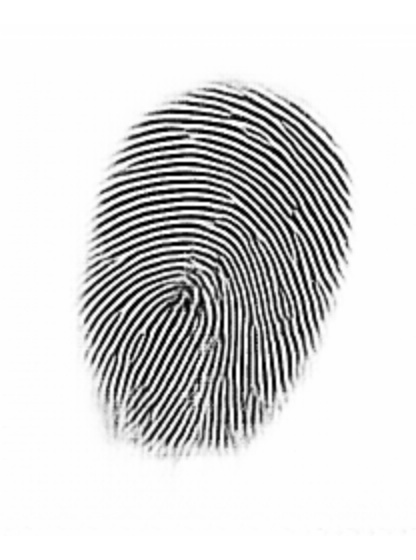
#> input picture example_master_prints/0.jpg, 416 x 560 px; its folder holds only this picture in this run
$ python -i image_utils.py   (imports and definitions only)   (older library calls are emulated)
#> lines starting #> are read from the running program, lines starting #| are printed output that depends on the picture; after the words box and inside, x2 and y2 are one past the last pixel; in counts of white or black regions, pixels touching at a corner belong together
#> further down, picture is the input picture: shape (560, 416, 3); min 0, max 255, mean 214.7
import cv2
import os
import sys
import numpy as np
import random
from datetime import datetime
from scipy import ndimage
import math
from scipy.misc import imresize
from scipy.ndimage.interpolation import rotate
import copy
import scipy.ndimage as nd
import glob
from tqdm import tqdm


# [83 lines left out: functions get_new_shape, pad_image, top_center_crop, random_crop, crop, center_crop, not called in this run]

def flip(img):
    return np.fliplr(img)

# [4 lines left out: function random_flip, not called in this run]

def binarize(img):
    kernel = np.ones((15, 15), np.float32)/225.0
    gradient_img = cv2.Laplacian(img, cv2.CV_64F)
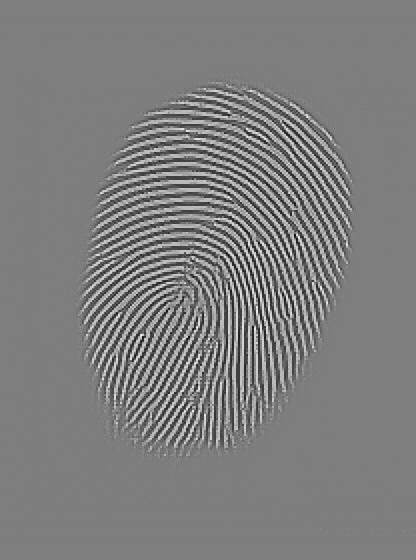
#> gradient_img: shape (560, 416) float64; min -132, max 135, mean 0; drawn with min black and max white
    gradient_img = np.uint8(np.absolute(gradient_img))
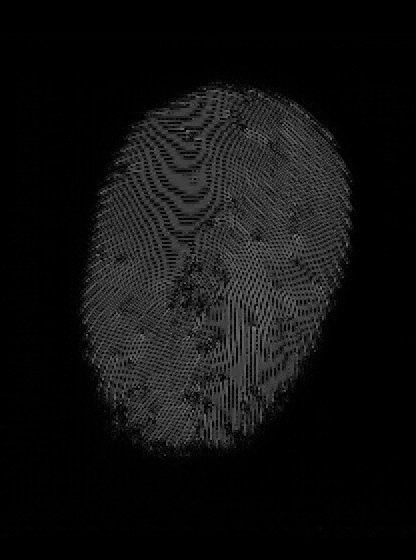
#> gradient_img: shape (560, 416); min 0, max 135, mean 16.2
    ret, contrast_img = cv2.threshold(gradient_img, 25, 255, cv2.THRESH_BINARY)
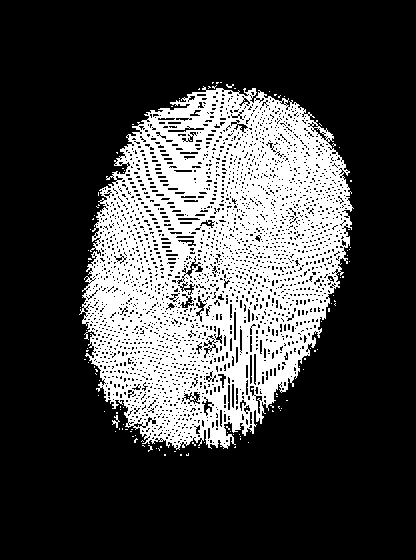
#> contrast_img: shape (560, 416); 26.3% white; 115 white regions (113 under 20 px), largest, box (x1, y1, x2, y2) and area: (79, 86, 354, 450) 60895, (112, 415, 120, 428) 40
    smoothed_img = cv2.filter2D(contrast_img, -1, kernel)
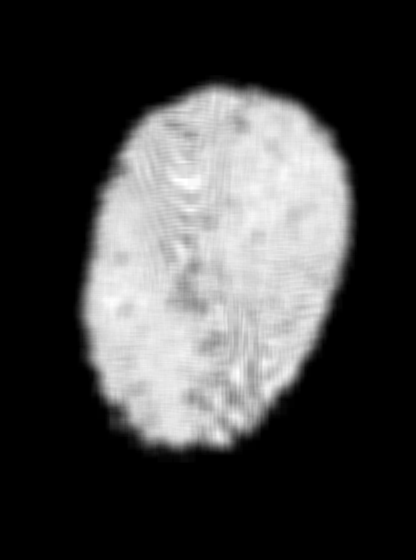
#> smoothed_img: shape (560, 416); min 0, max 255, mean 67
    ret, binary_img = cv2.threshold(smoothed_img, 25, 255, cv2.THRESH_BINARY)
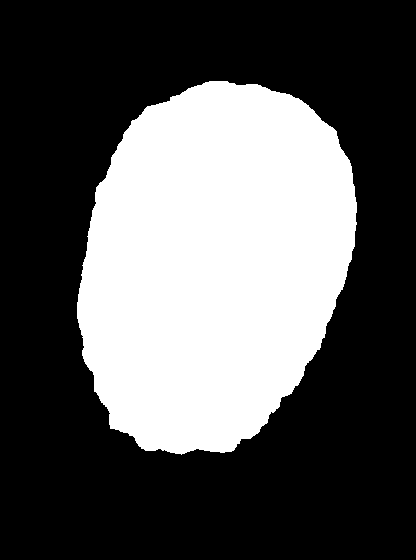
#> binary_img: shape (560, 416); 34.5% white; 1 white region, box (x1, y1, x2, y2) and area: (77, 81, 357, 455) 80406
    kernel = cv2.getStructuringElement(cv2.MORPH_ELLIPSE, (7, 7))
    binary_img = cv2.erode(binary_img, kernel, iterations = 2)
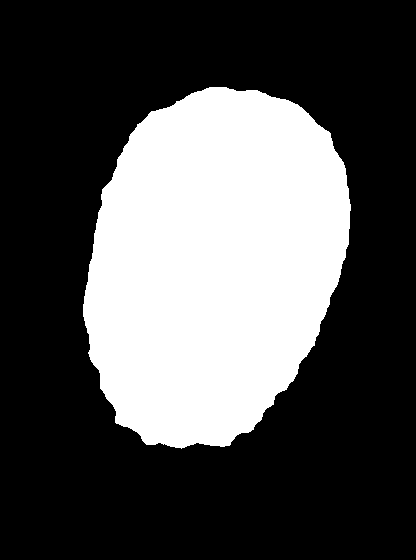
#> binary_img: shape (560, 416); 31.8% white; 1 white region, box (x1, y1, x2, y2) and area: (83, 87, 351, 449) 74038
    binary_img = cv2.dilate(binary_img, kernel, iterations = 2)
#> binary_img: shape (560, 416); 34.5% white; 1 white region
    return binary_img

def segment(img):
    if len(img.shape) == 3:
        img = cv2.cvtColor(img, cv2.COLOR_BGR2GRAY)

    binary_img = binarize(img)

    contours, hierarchy = cv2.findContours(binary_img,cv2.RETR_LIST, \
                                   cv2.CHAIN_APPROX_SIMPLE)
#> contours = 1 contour; box (x1, y1, x2, y2) and area: (77, 81, 357, 455) 79834

    # Find object with the biggest bounding box
    mx = (0,0,0,0)      # biggest bounding box so far
    mx_area = 0
    for cont in contours:
        x,y,w,h = cv2.boundingRect(cont)
        area = w*h
        if area > mx_area:
            mx = x,y,w,h
            mx_area = area
#> this loop made 1 pass
#> (x, y, w, h, area, mx_area) on pass 1: (77, 81, 280, 374, 104720, 104720)
#> after the loop, mx_area = 104720
    x,y,w,h = mx

    # Output to files
    roi=img[y:y+h,x:x+w]
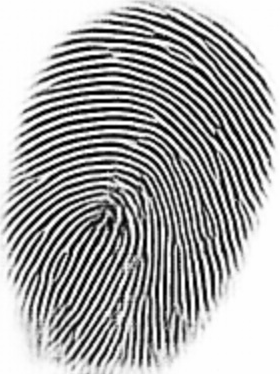
#> roi: shape (374, 280); min 0, max 255, mean 166.6

    return roi

# [124 lines left out: functions center_crop, resize, standardize_image, random_brightness, random_rotate, random_translate and 2 more, not called in this run]


# [2 lines not run here, left out]

>>> import cv2
>>> picture = cv2.imread('../example_master_prints/0.jpg')
>>> result = segment(picture)

$ run again, on example_master_prints/1.jpg
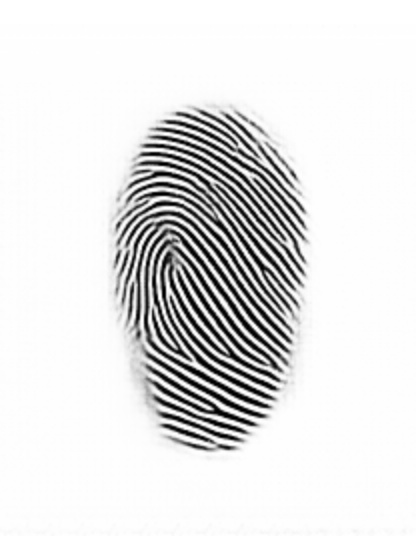
#> input picture example_master_prints/1.jpg, 416 x 560 px
#> picture is the input picture: shape (560, 416, 3); min 0, max 255, mean 227.3
#> in binarize, `ret, contrast_img = cv2.threshold(gradient_img, 25, 255, cv2.THRESH_BI..`:
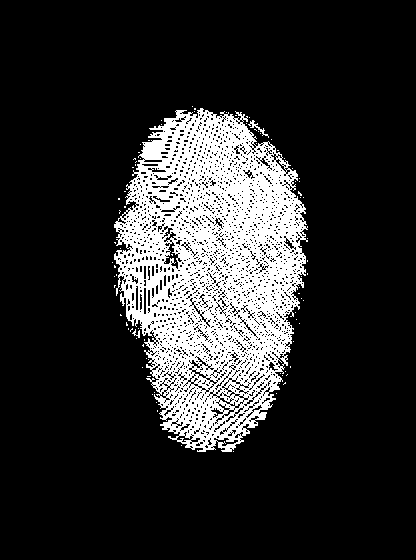
#> contrast_img: shape (560, 416); 17.1% white; 86 white regions (83 under 20 px), largest, box (x1, y1, x2, y2) and area: (114, 108, 308, 452) 39485, (248, 120, 269, 138) 74, (132, 329, 140, 338) 30
#> contours = 1 contour; box (x1, y1, x2, y2) and area: (109, 104, 311, 457) 54006
#> the loop in segment, `for cont in contours:` made 1 pass
#> (x, y, w, h, area, mx_area) on pass 1: (109, 104, 202, 353, 71306, 71306)
#> after the loop in segment, `for cont in contours:`: mx_area = 71306
#> in segment, `roi=img[y:y+h,x:x+w]`:
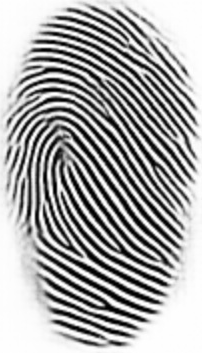
#> roi: shape (353, 202); min 0, max 255, mean 167.2

$ run again, on example_master_prints/2.jpg
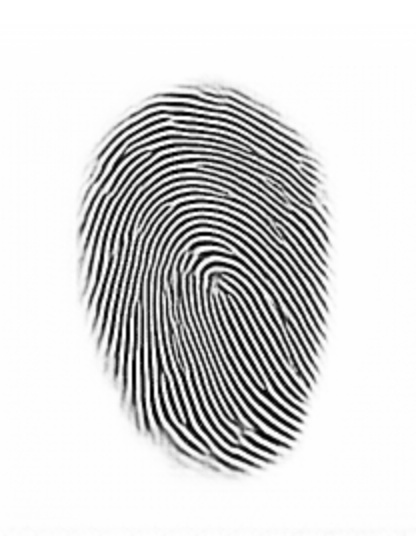
#> input picture example_master_prints/2.jpg, 416 x 560 px
#> picture is the input picture: shape (560, 416, 3); min 0, max 255, mean 215.6
#> in binarize, `ret, contrast_img = cv2.threshold(gradient_img, 25, 255, cv2.THRESH_BI..`:
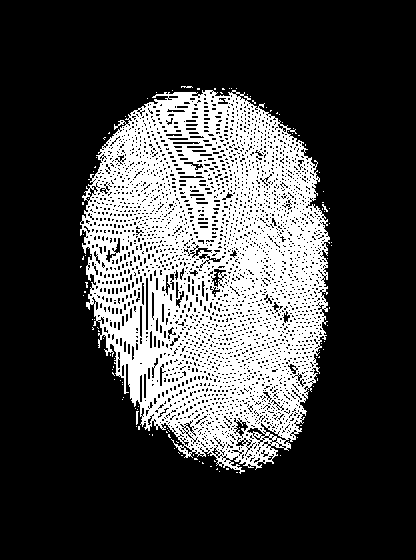
#> contrast_img: shape (560, 416); 25.6% white; 119 white regions (117 under 20 px), largest, box (x1, y1, x2, y2) and area: (80, 90, 330, 474) 59302, (136, 411, 139, 425) 28
#> contours = 1 contour; box (x1, y1, x2, y2) and area: (76, 85, 334, 476) 79188
#> the loop in segment, `for cont in contours:` made 1 pass
#> (x, y, w, h, area, mx_area) on pass 1: (76, 85, 258, 391, 100878, 100878)
#> after the loop in segment, `for cont in contours:`: mx_area = 100878
#> in segment, `roi=img[y:y+h,x:x+w]`:
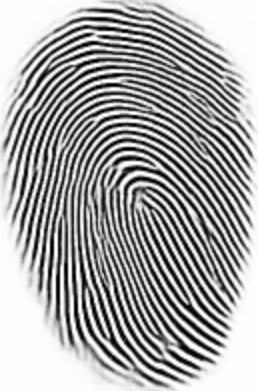
#> roi: shape (391, 258); min 0, max 255, mean 165.6
